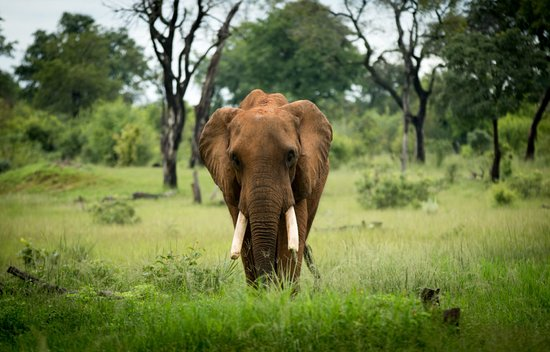
#> input picture semester-1/vision-artificial/U2T4/images/the-elephant-cafe.jpg, 550 x 352 px, given in place of beach.mp4, which was not available
$ python main.py   (older library calls are emulated)
#> lines starting #> are read from the running program, lines starting #| are printed output that depends on the picture; pictures that were not available may be replaced by others from this repository, and a replacement may not be noted
# OpenCV Demo
# Visión Artificial
# Ian A. Ruiz
import cv2
import cv2 as cv
import numpy as np


# [38 lines left out: functions laplacian_example, sobel_example, draw_example, read_image_example, not called in this run]


def read_video_example():
    capture = cv.VideoCapture('videos/beach.mp4')

    while True:
        is_true, frame = capture.read()
#> frame is the input picture: shape (352, 550, 3); mean B, G, R 70.3, 119.7, 108.4
        sobel = cv2.Sobel(frame, cv2.CV_64F, 1, 0, ksize=5)
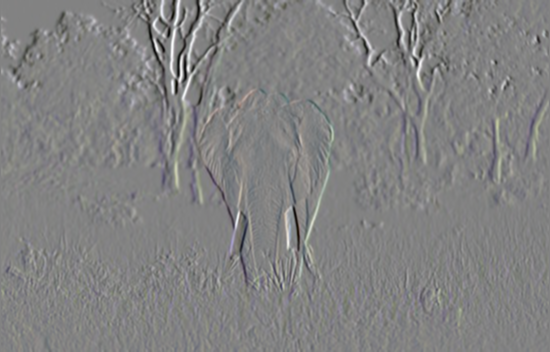
#> sobel: shape (352, 550, 3) float64; mean B, G, R -8.3, -6.4, -6.6; drawn with min black and max white
        cv.imshow('Beach-Video', sobel)
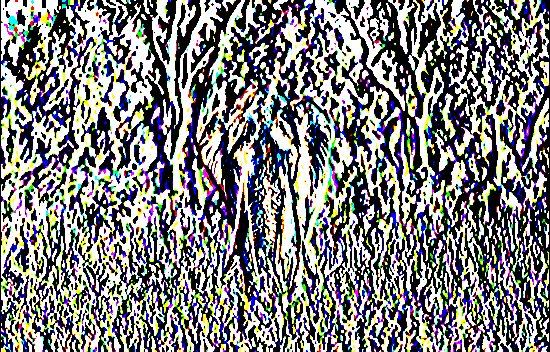
#> window 'Beach-Video': shape (352, 550, 3); mean B, G, R 126.8, 126.5, 126.3

        if cv.waitKey(20) & 0xFF == ord('d'):
#> (key Esc is pressed here)
            break

    capture.release()
    cv.destroyAllWindows()


# [29 lines left out: functions read_rescaled_image_example, read_rescaled_video_example, rescale_frame, not called in this run]


def main():
    read_video_example()
    # [7 lines of commented-out code are left out]


if __name__ == '__main__':
    main()

$ run again, on semester-1/vision-artificial/U2T4/images/wwf-elephant.jpg
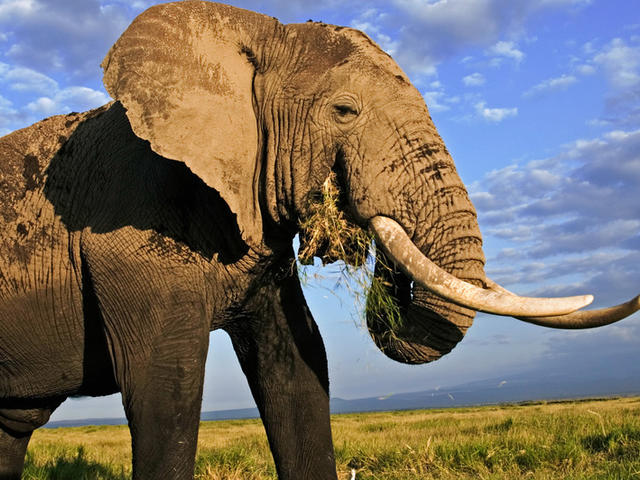
#> input picture semester-1/vision-artificial/U2T4/images/wwf-elephant.jpg, 640 x 480 px, given in place of beach.mp4, which was not available
#> in read_video_example, frame is the input picture: shape (480, 640, 3); mean B, G, R 102.3, 110.6, 118.2
#> in read_video_example, `sobel = cv2.Sobel(frame, cv2.CV_64F, 1, 0, ksize=5)`:
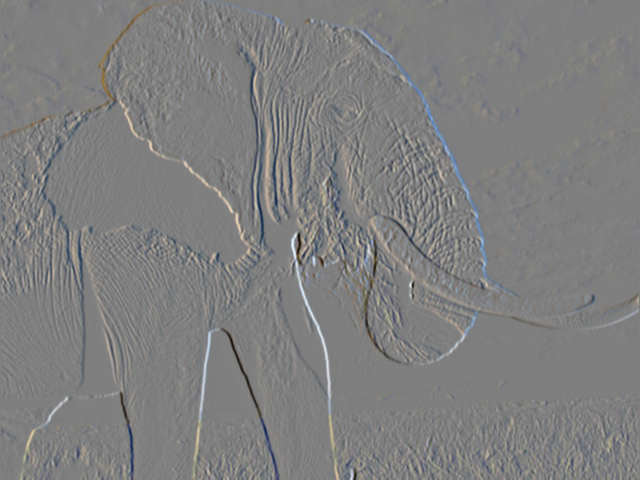
#> sobel: shape (480, 640, 3) float64; mean B, G, R 12.8, 7.1, 2.7; drawn with min black and max white
#> in read_video_example, `cv.imshow('Beach-Video', sobel)`:
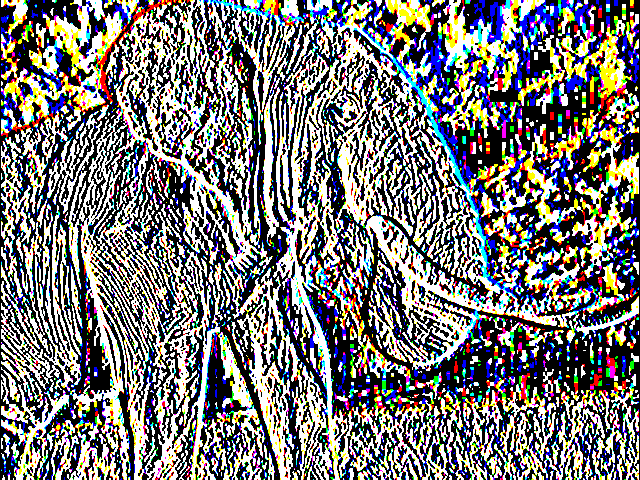
#> window 'Beach-Video': shape (480, 640, 3); mean B, G, R 118.3, 118.8, 120.2

$ run again, on semester-1/vision-artificial/U2T4/images/scientific_american.png
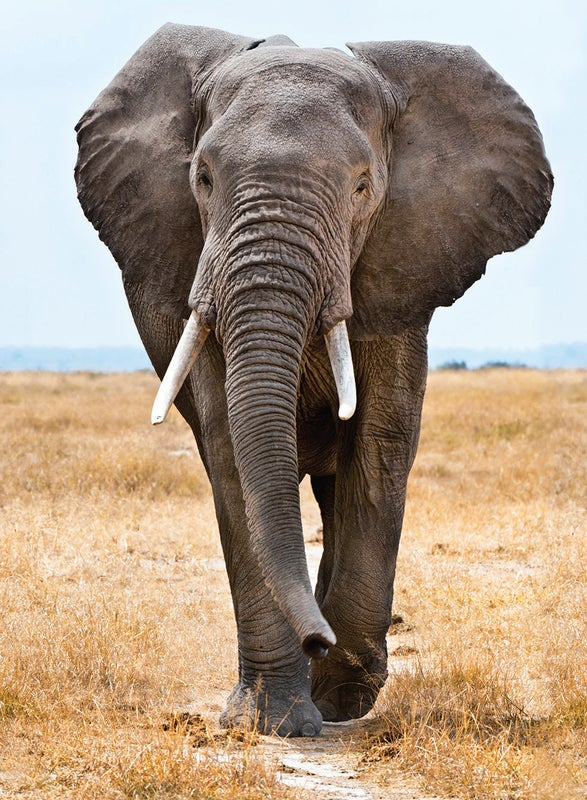
#> input picture semester-1/vision-artificial/U2T4/images/scientific_american.png, 587 x 800 px, given in place of beach.mp4, which was not available
#> in read_video_example, frame is the input picture: shape (800, 587, 3); mean B, G, R 133.1, 152.8, 171.9
#> in read_video_example, `sobel = cv2.Sobel(frame, cv2.CV_64F, 1, 0, ksize=5)`:
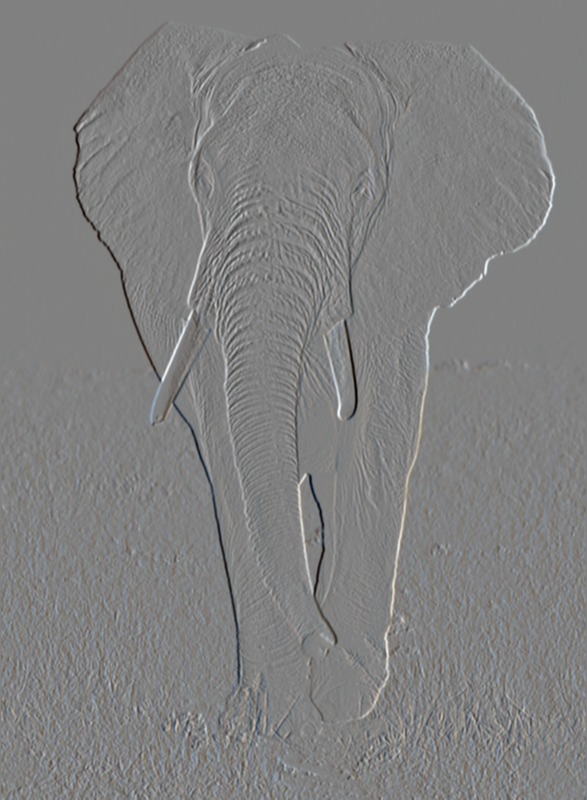
#> sobel: shape (800, 587, 3) float64; mean B, G, R -0.2, 0, 0; drawn with min black and max white
#> in read_video_example, `cv.imshow('Beach-Video', sobel)`:
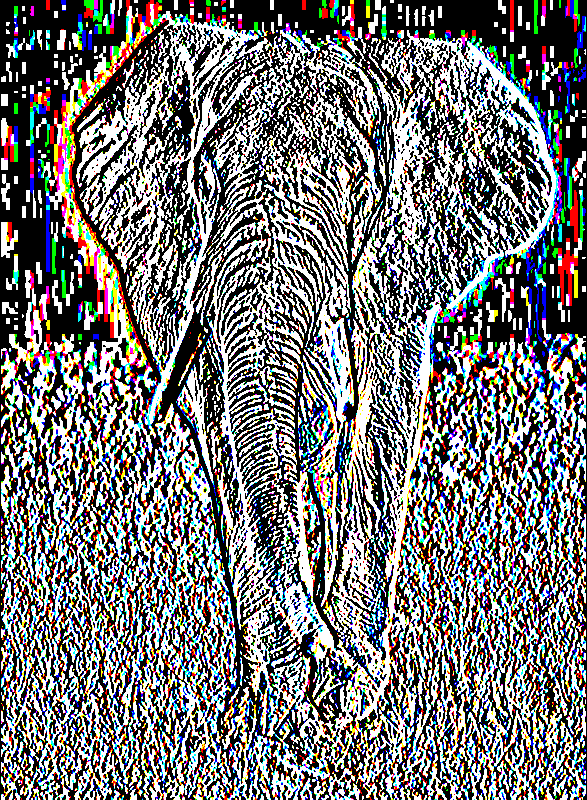
#> window 'Beach-Video': shape (800, 587, 3); mean B, G, R 118, 118, 118.1
